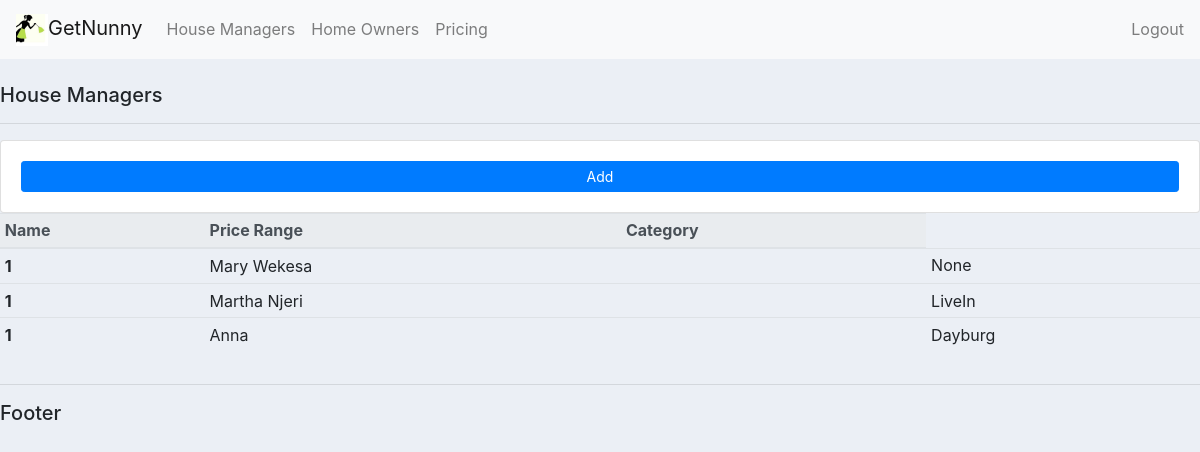
Screenshot of /nunnys/ with the database file from the repository.
### accounts/models.py (models this page shows, shortened)
class Nunny(models.Model):
    CATEGORY=(
        ('LiveIn', 'LiveIn'),
        ('Dayburg','Dayburg'),
        ('Emmergency','Emergency' )
    )
    name = models.CharField(max_length=100, null=True)
    phone = models.CharField(max_length=100, null=True)
    email = models.CharField(max_length=100, null=True)
    age = models.CharField(max_length=100, null=True)
    location = models.CharField(max_length=100, null=True)
    tribe = models.CharField(max_length=100, null=True)
    language = models.CharField(max_length=100, null=True)
    photo = models.ImageField(null=True)
    education = models.CharField(max_length=100, null=True)
    religion = models.CharField(max_length=100, null=True)
    denomination = models.CharField(max_length=100, null=True)
    contact_person = models.CharField(max_length=100, null=True)
    date_created = models.DateTimeField(auto_now_add=True, null=True)
    pay_range = models.FloatField( blank=True, null=True)
    category = models.CharField(max_length=100, null=True, choices=CATEGORY)
    description =  models.CharField(max_length=200, null=True, blank=True)
    tags = models.ManyToManyField(Tag)

### accounts/views.py (the view)
# urls.py: path('nunnys/', views.nunnys, name="products"),
def nunnys(request):
    nunnys = Nunny.objects.all()
    return render(request, 'accounts/nunnys.html', {'nunnys':nunnys})

### accounts/templates/accounts/nunnys.html
{% extends 'accounts/main.html' %}
{% block content %}
<br>
<div class="row">
    <div class="col">
        <h5>House Managers</h5>
        <hr>
        <div class="card card-body">
            <a class="btn btn-primary btn-sm btn-block" href= "">
                Add
            </a>
        </div>
        <table class="table table-sm">
            <thead class="thead-light">
              <tr>
                <th scope="col">Name</th>
                <th scope="col">Price Range</th>
                <th scope="col">Category</th>
              </tr>
            </thead>
            <tbody>
              {% for nunny in nunnys %}
              <tr>
                <th scope="row">1</th>
                <td>{{nunny.name}}</td>
                <td>{{nunny.price_range}}</td>
                <td>{{nunny.category}}</td>
              </tr>
              {% endfor %}
            </tbody>
          </table>
    </div>
</div>
{% endblock %}

### static/css/main.css (style rules this page uses)
body { background-color:#ebeff5; }

### rows the page displays
Nunny: name "Mary Wekesa", category "None"
Nunny: name "Martha Njeri", category "LiveIn"
Nunny: name "Anna", category "Dayburg"
